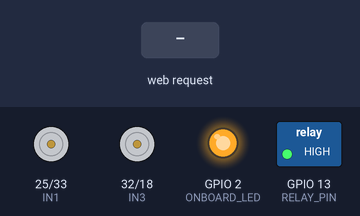
Simulated run of this sketch. Board: ESP32. On the bench: motor-driver pin pairs drawn as motors (green arrow = first pin HIGH = forward, orange = second pin HIGH = backward, longer = more drive, scaled by the enable pin), switched loads named in the sketch (green lamp = pin HIGH), output pins drawn as LEDs (lit = HIGH). Inputs (shaded band) come from the test bench. What the sketch prints to the serial monitor is not drawn.

Above: at 1.2 s.
1.3 s: HTTP request GET /ignition?state=1 received
At 2.4 s:
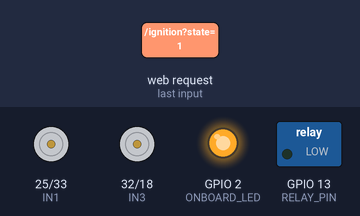
2.8 s: HTTP request GET /drive received
At 3.5 s:
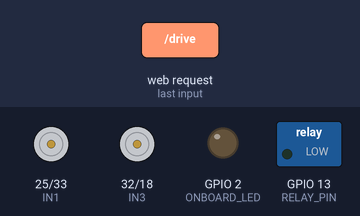
4.3 s: HTTP request GET /drive?cmd=F received
At 4.7 s:
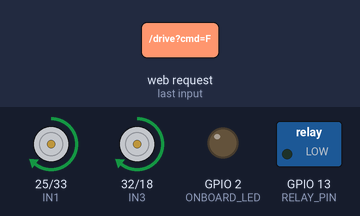
5.8 s: HTTP request GET /drive?cmd=B received
At 7.0 s:
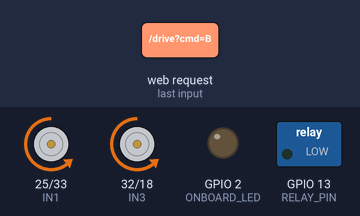
7.3 s: HTTP request GET /drive?cmd=L received
At 8.2 s:
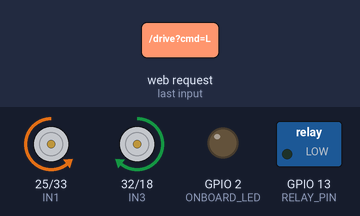
8.8 s: HTTP request GET /drive?cmd=R received
At 9.3 s:
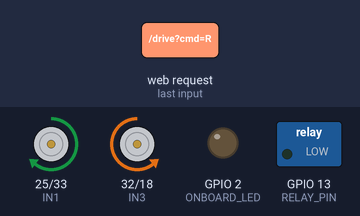
Timing chart, 0 to 11.3 s (numbered marks = the images above; inputs shaded):
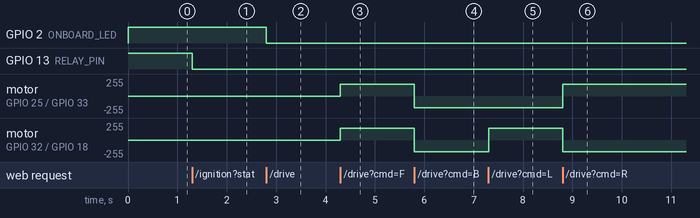

The sketch:

C1_Original.ino
```cpp
#include <WiFi.h>
#include <WebServer.h>

// ==========================================
// 1. PIN DEFINITIONS & SETTINGS
// ==========================================
#define RELAY_PIN 13 // Main Ignition / Safety Cutoff
#define ONBOARD_LED 2

// Motor A (Left)
#define ENA 26
#define IN1 25
#define IN2 33

// Motor B (Right)
#define IN3 32
#define IN4 18
#define ENB 5

// PWM Properties for ESP32 (UPDATED FOR V3.0)
const int freq = 1000;
const int resolution = 8; // 0 to 255

// TUNE THESE: Milliseconds required for exact turns
int time90 = 450;  // Adjust this based on floor testing
int time180 = 900; // Adjust this based on floor testing

bool ignitionState = false;

// ==========================================
// 2. NETWORK SETTINGS
// ==========================================
const char* ssid = "robotic bull car";
const char* password = "robotic1234";

WebServer server(80);

// ==========================================
// 3. CYBERPUNK WEB GUI (HTML/CSS/JS)
// ==========================================
const char* htmlPage PROGMEM = R"rawliteral(
<!DOCTYPE html>
<html>
<head>
  <meta name="viewport" content="width=device-width, initial-scale=1.0, maximum-scale=1.0, user-scalable=no">
  <title>Robotic Bull Car - OS</title>
  <style>
    body { background-color: #0d0d0d; color: #00ffcc; font-family: 'Courier New', Courier, monospace; margin: 0; padding: 20px; user-select: none; display: flex; flex-direction: column; height: 90vh; }
    h1 { text-align: center; color: #ff0055; text-transform: uppercase; letter-spacing: 2px; text-shadow: 0 0 10px #ff0055; margin-bottom: 5px; }
    .status-bar { display: flex; justify-content: space-between; border-bottom: 2px solid #00ffcc; padding-bottom: 10px; margin-bottom: 20px; font-weight: bold; }
    .main-layout { display: flex; justify-content: space-between; align-items: center; flex-grow: 1; }
    .side-panel { display: flex; flex-direction: column; gap: 20px; width: 25%; }
    .center-console { display: flex; flex-direction: column; align-items: center; justify-content: center; width: 45%; gap: 20px; }
    .d-pad { display: grid; grid-template-columns: repeat(3, 80px); grid-template-rows: repeat(3, 80px); gap: 10px; justify-content: center; }
    .btn { background: #1a1a1a; border: 2px solid #00ffcc; color: #00ffcc; border-radius: 10px; font-size: 24px; font-weight: bold; box-shadow: 0 0 10px rgba(0,255,204,0.2); transition: 0.1s; display: flex; align-items: center; justify-content: center; cursor: pointer; }
    .btn:active { background: #00ffcc; color: #000; box-shadow: 0 0 20px #00ffcc; transform: scale(0.95); }
    .empty { visibility: hidden; }
    .action-btn { background: #1a1a1a; border: 2px solid #ffaa00; color: #ffaa00; padding: 20px; font-size: 18px; font-weight: bold; text-align: center; border-radius: 8px; box-shadow: 0 0 10px rgba(255,170,0,0.2); cursor: pointer; }
    .action-btn:active { background: #ffaa00; color: #000; }
    .ignition-btn { background: #330000; border: 3px solid #ff0055; color: #ff0055; padding: 15px 40px; font-size: 22px; font-weight: bold; text-transform: uppercase; border-radius: 5px; cursor: pointer; box-shadow: 0 0 15px #ff0055; }
    .ignition-on { background: #003300; border-color: #00ff00; color: #00ff00; box-shadow: 0 0 15px #00ff00; }
    .gear-container { text-align: center; margin-top: 20px; }
    .gear-row { display: flex; gap: 10px; justify-content: center; margin-top: 10px; }
    .gear-btn { padding: 15px 25px; background: #111; border: 1px solid #555; color: #fff; font-size: 20px; border-radius: 5px; cursor: pointer; }
    .gear-active { background: #00ffcc; color: #000; font-weight: bold; box-shadow: 0 0 10px #00ffcc; }
  </style>
</head>
<body>
  <h1>Robotic Bull Car</h1>
  <div class="status-bar">
    <span id="connStatus">NETWORK: SECURE</span>
    <span id="igStatus">SYSTEM: OFFLINE</span>
  </div>
  <div class="main-layout">
    <div class="side-panel">
      <div class="action-btn" onclick="sendCmd('L90')">↰ 90° LEFT</div>
      <div class="action-btn" onclick="sendCmd('L180')">↶ 180° LEFT</div>
    </div>
    <div class="center-console">
      <button id="ignitionBtn" class="ignition-btn" onclick="toggleIgnition()">IGNITION: OFF</button>
      <div class="d-pad">
        <div class="empty"></div>
        <div class="btn" ontouchstart="sendCmd('F')" ontouchend="sendCmd('S')" onmousedown="sendCmd('F')" onmouseup="sendCmd('S')">▲</div>
        <div class="empty"></div>
        <div class="btn" ontouchstart="sendCmd('L')" ontouchend="sendCmd('S')" onmousedown="sendCmd('L')" onmouseup="sendCmd('S')">◄</div>
        <div class="btn" ontouchstart="sendCmd('B')" ontouchend="sendCmd('S')" onmousedown="sendCmd('B')" onmouseup="sendCmd('S')">▼</div>
        <div class="btn" ontouchstart="sendCmd('R')" ontouchend="sendCmd('S')" onmousedown="sendCmd('R')" onmouseup="sendCmd('S')">►</div>
      </div>
    </div>
    <div class="side-panel">
      <div class="action-btn" onclick="sendCmd('R90')">90° RIGHT ↱</div>
      <div class="action-btn" onclick="sendCmd('R180')">180° RIGHT ↷</div>
    </div>
  </div>
  <div class="gear-container">
    <div>TRANSMISSION / SPEED</div>
    <div class="gear-row">
      <div class="gear-btn" id="g1" onclick="setGear(1)">1</div>
      <div class="gear-btn" id="g2" onclick="setGear(2)">2</div>
      <div class="gear-btn gear-active" id="g3" onclick="setGear(3)">3</div>
      <div class="gear-btn" id="g4" onclick="setGear(4)">4</div>
      <div class="gear-btn" id="g5" onclick="setGear(5)">MAX</div>
    </div>
  </div>
  <script>
    let currentGear = 3;
    let isIgnitionOn = false;
    function setGear(gear) {
      currentGear = gear;
      document.querySelectorAll('.gear-btn').forEach(btn => btn.classList.remove('gear-active'));
      document.getElementById('g' + gear).classList.add('gear-active');
      fetch('/gear?v=' + gear);
    }
    function toggleIgnition() {
      isIgnitionOn = !isIgnitionOn;
      let btn = document.getElementById('ignitionBtn');
      let status = document.getElementById('igStatus');
      if(isIgnitionOn) {
        btn.classList.add('ignition-on');
        btn.innerText = 'IGNITION: LIVE (12V)';
        status.innerText = 'SYSTEM: ARMED';
        status.style.color = '#00ff00';
      } else {
        btn.classList.remove('ignition-on');
        btn.innerText = 'IGNITION: OFF';
        status.innerText = 'SYSTEM: OFFLINE';
        status.style.color = '#ff0055';
      }
      fetch('/ignition?state=' + (isIgnitionOn ? '1' : '0'));
    }
    function sendCmd(cmd) {
      if(!isIgnitionOn) return;
      fetch('/drive?cmd=' + cmd);
    }
  </script>
</body>
</html>
)rawliteral";

// ==========================================
// 4. MOTOR CONTROL FUNCTIONS (UPDATED FOR V3.0)
// ==========================================
int currentSpeed = 180; // Default Gear 3

void stopMotors() {
  digitalWrite(IN1, LOW); digitalWrite(IN2, LOW);
  digitalWrite(IN3, LOW); digitalWrite(IN4, LOW);
  ledcWrite(ENA, 0); ledcWrite(ENB, 0);
  digitalWrite(ONBOARD_LED, HIGH); // SYSTEM IDLE: Turn Blue LED ON
}

void drive(String dir) {
  digitalWrite(ONBOARD_LED, LOW); // SYSTEM ACTIVE: Turn Blue LED OFF

  ledcWrite(ENA, currentSpeed);
  ledcWrite(ENB, currentSpeed);

  if (dir == "F") {
    digitalWrite(IN1, HIGH); digitalWrite(IN2, LOW);
    digitalWrite(IN3, HIGH); digitalWrite(IN4, LOW);
  } else if (dir == "B") {
    digitalWrite(IN1, LOW); digitalWrite(IN2, HIGH);
    digitalWrite(IN3, LOW); digitalWrite(IN4, HIGH);
  } else if (dir == "L") {
    digitalWrite(IN1, LOW); digitalWrite(IN2, HIGH);
    digitalWrite(IN3, HIGH); digitalWrite(IN4, LOW);
  } else if (dir == "R") {
    digitalWrite(IN1, HIGH); digitalWrite(IN2, LOW);
    digitalWrite(IN3, LOW); digitalWrite(IN4, HIGH);
  } else if (dir == "L90") {
    digitalWrite(IN1, LOW); digitalWrite(IN2, HIGH); digitalWrite(IN3, HIGH); digitalWrite(IN4, LOW);
    delay(time90); stopMotors();
  } else if (dir == "L180") {
    digitalWrite(IN1, LOW); digitalWrite(IN2, HIGH); digitalWrite(IN3, HIGH); digitalWrite(IN4, LOW);
    delay(time180); stopMotors();
  } else if (dir == "R90") {
    digitalWrite(IN1, HIGH); digitalWrite(IN2, LOW); digitalWrite(IN3, LOW); digitalWrite(IN4, HIGH);
    delay(time90); stopMotors();
  } else if (dir == "R180") {
    digitalWrite(IN1, HIGH); digitalWrite(IN2, LOW); digitalWrite(IN3, LOW); digitalWrite(IN4, HIGH);
    delay(time180); stopMotors();
  } else if (dir == "S") {
    stopMotors();
  }
}

// ==========================================
// 5. SERVER ENDPOINTS
// ==========================================
void handleRoot() {
  server.send(200, "text/html", htmlPage);
}

void handleIgnition() {
  String state = server.arg("state");
  if(state == "1") {
    digitalWrite(RELAY_PIN, LOW); // ACTIVE-LOW: LOW turns the 12V ON!
    ignitionState = true;
  } else {
    digitalWrite(RELAY_PIN, HIGH);  // ACTIVE-LOW: HIGH turns the 12V OFF!
    ignitionState = false;
    stopMotors();
  }
  server.send(200, "text/plain", "OK");
}

void handleDrive() {
  if(!ignitionState) {
    server.send(200, "text/plain", "Ignition OFF");
    return;
  }
  String cmd = server.arg("cmd");
  drive(cmd);
  server.send(200, "text/plain", "OK");
}

void handleGear() {
  String g = server.arg("v");
  int gear = g.toInt();
  if(gear == 1) currentSpeed = 110;
  else if(gear == 2) currentSpeed = 150;
  else if(gear == 3) currentSpeed = 180;
  else if(gear == 4) currentSpeed = 220;
  else if(gear == 5) currentSpeed = 255;
  server.send(200, "text/plain", "OK");
}

// ==========================================
// 6. MAIN SETUP & LOOP
// ==========================================
void setup() {
  Serial.begin(115200);

  // Pin Setup
  pinMode(RELAY_PIN, OUTPUT);
  digitalWrite(RELAY_PIN, HIGH); // ACTIVE-LOW: HIGH means Ignition is OFF!

  pinMode(IN1, OUTPUT); pinMode(IN2, OUTPUT);
  pinMode(IN3, OUTPUT); pinMode(IN4, OUTPUT);
  pinMode(ONBOARD_LED, OUTPUT);
  digitalWrite(ONBOARD_LED, HIGH); // Boot up with LED ON (Idle State)

  // Configure PWM for Speed Control (UPDATED FOR V3.0)
  ledcAttach(ENA, freq, resolution);
  ledcAttach(ENB, freq, resolution);

  // Start Access Point
  Serial.println("\nStarting Hotspot...");
  WiFi.softAP(ssid, password);
  IPAddress IP = WiFi.softAPIP();
  Serial.print("AP IP address: ");
  Serial.println(IP);

  // Define Server Routes
  server.on("/", handleRoot);
  server.on("/ignition", handleIgnition);
  server.on("/drive", handleDrive);
  server.on("/gear", handleGear);

  server.begin();
  Serial.println("Cyberpunk Web Server Started!");
}

void loop() {
  server.handleClient();
}

// END OF FILE - MAKE SURE YOU COPIED DOWN TO THIS LINE!
```

Measured:
- after the input at 1.3 s, GPIO 13 (RELAY_PIN): HIGH → LOW at once
- after the input at 2.8 s, GPIO 2 (ONBOARD_LED): HIGH → LOW at once
- after the input at 4.3 s, motor on GPIO 25 (IN1) / GPIO 33 (IN2), motor on GPIO 32 (IN3) / GPIO 18 (IN4): stopped → forward 179/255 at once
- after the input at 5.8 s, motor on GPIO 25 (IN1) / GPIO 33 (IN2), motor on GPIO 32 (IN3) / GPIO 18 (IN4): forward 179/255 → backward 179/255 at once
- after the input at 7.3 s, motor on GPIO 32 (IN3) / GPIO 18 (IN4): backward 179/255 → forward 179/255 at once
- after the input at 8.8 s, motor on GPIO 25 (IN1) / GPIO 33 (IN2): backward 179/255 → forward 179/255 at once; motor on GPIO 32 (IN3) / GPIO 18 (IN4): forward 179/255 → backward 179/255 at once
